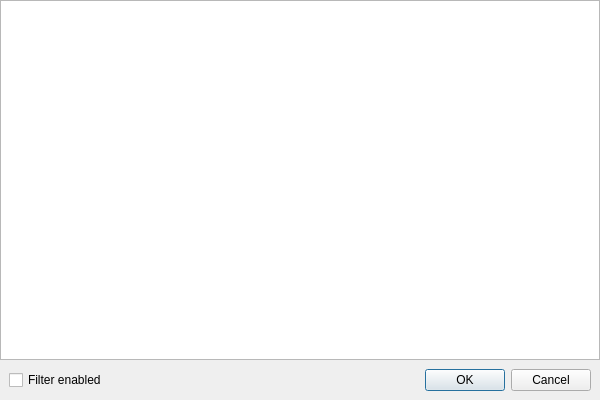
<?xml version="1.0" encoding="UTF-8"?>
<ui version="4.0">
 <class>FilterDialog</class>
 <widget class="QDialog" name="FilterDialog">
  <property name="geometry">
   <rect>
    <x>0</x>
    <y>0</y>
    <width>600</width>
    <height>400</height>
   </rect>
  </property>
  <property name="windowTitle">
   <string>Filter settings</string>
  </property>
  <layout class="QVBoxLayout">
   <property name="spacing">
    <number>0</number>
   </property>
   <property name="leftMargin">
    <number>0</number>
   </property>
   <property name="topMargin">
    <number>0</number>
   </property>
   <property name="rightMargin">
    <number>0</number>
   </property>
   <property name="bottomMargin">
    <number>0</number>
   </property>
   <item>
    <widget class="QTreeView" name="view">
     <property name="contextMenuPolicy">
      <enum>Qt::ContextMenuPolicy::CustomContextMenu</enum>
     </property>
     <property name="verticalScrollBarPolicy">
      <enum>Qt::ScrollBarPolicy::ScrollBarAlwaysOff</enum>
     </property>
     <property name="horizontalScrollBarPolicy">
      <enum>Qt::ScrollBarPolicy::ScrollBarAlwaysOff</enum>
     </property>
     <property name="selectionMode">
      <enum>QAbstractItemView::SelectionMode::ExtendedSelection</enum>
     </property>
     <property name="selectionBehavior">
      <enum>QAbstractItemView::SelectionBehavior::SelectColumns</enum>
     </property>
    </widget>
   </item>
   <item>
    <layout class="QHBoxLayout" name="_2">
     <property name="leftMargin">
      <number>9</number>
     </property>
     <property name="topMargin">
      <number>9</number>
     </property>
     <property name="rightMargin">
      <number>9</number>
     </property>
     <property name="bottomMargin">
      <number>9</number>
     </property>
     <item>
      <widget class="QCheckBox" name="checkBoxFilterEnabled">
       <property name="text">
        <string>Filter enabled</string>
       </property>
      </widget>
     </item>
     <item>
      <widget class="QDialogButtonBox" name="buttons">
       <property name="standardButtons">
        <set>QDialogButtonBox::StandardButton::Cancel|QDialogButtonBox::StandardButton::Ok</set>
       </property>
      </widget>
     </item>
    </layout>
   </item>
  </layout>
  <action name="actionLanguageCheckAll">
   <property name="text">
    <string>Check all</string>
   </property>
   <property name="menuRole">
    <enum>QAction::MenuRole::NoRole</enum>
   </property>
  </action>
  <action name="actionLanguageUncheckAll">
   <property name="text">
    <string>Uncheck all</string>
   </property>
   <property name="menuRole">
    <enum>QAction::MenuRole::NoRole</enum>
   </property>
  </action>
  <action name="actionLanguageInvertChecks">
   <property name="text">
    <string>Invert checks</string>
   </property>
   <property name="menuRole">
    <enum>QAction::MenuRole::NoRole</enum>
   </property>
  </action>
 </widget>
 <layoutdefault spacing="6" margin="11"/>
 <resources/>
 <connections>
  <connection>
   <sender>buttons</sender>
   <signal>rejected()</signal>
   <receiver>FilterDialog</receiver>
   <slot>reject()</slot>
   <hints>
    <hint type="sourcelabel">
     <x>299</x>
     <y>378</y>
    </hint>
    <hint type="destinationlabel">
     <x>299</x>
     <y>199</y>
    </hint>
   </hints>
  </connection>
  <connection>
   <sender>buttons</sender>
   <signal>accepted()</signal>
   <receiver>FilterDialog</receiver>
   <slot>accept()</slot>
   <hints>
    <hint type="sourcelabel">
     <x>299</x>
     <y>378</y>
    </hint>
    <hint type="destinationlabel">
     <x>299</x>
     <y>199</y>
    </hint>
   </hints>
  </connection>
 </connections>
</ui>
